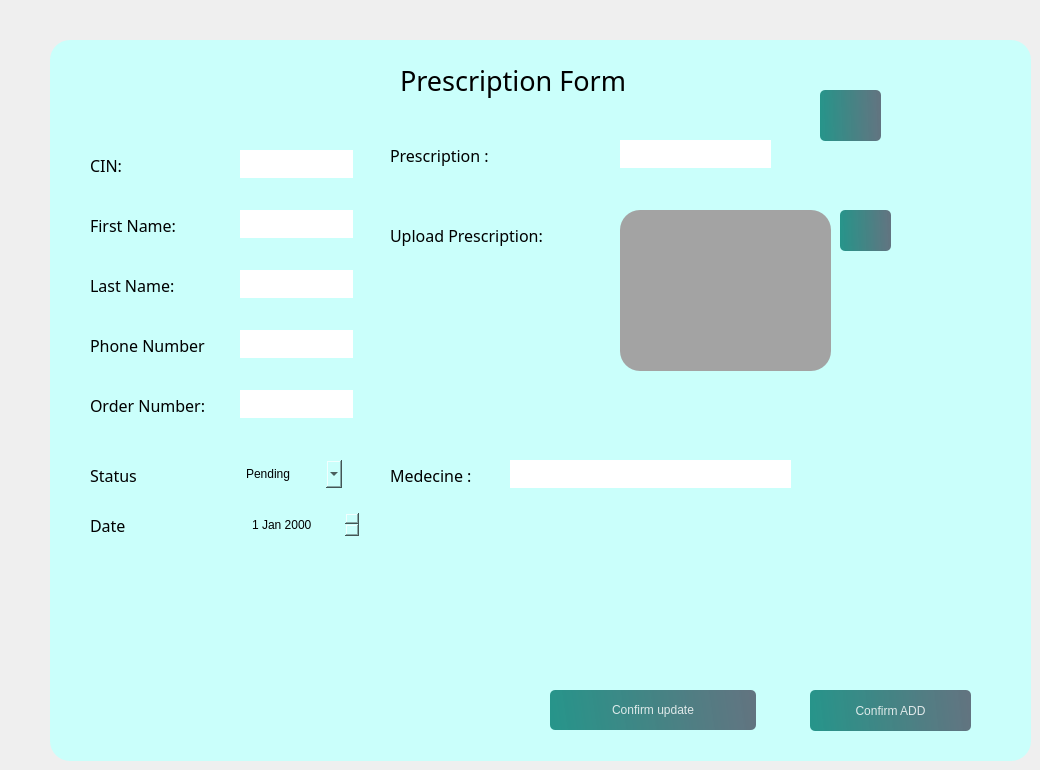
            <widget class="QWidget" name="a3">
             <widget class="QFrame" name="frame_5">
              <property name="geometry">
               <rect>
                <x>50</x>
                <y>40</y>
                <width>981</width>
                <height>721</height>
               </rect>
              </property>
              <property name="styleSheet">
               <string notr="true">

background-color: rgb(202, 255, 251);
border-radius:20px;</string>
              </property>
              <property name="frameShape">
               <enum>QFrame::StyledPanel</enum>
              </property>
              <property name="frameShadow">
               <enum>QFrame::Raised</enum>
              </property>
              <widget class="QPushButton" name="pushButton_22">
               <property name="geometry">
                <rect>
                 <x>770</x>
                 <y>50</y>
                 <width>61</width>
                 <height>51</height>
                </rect>
               </property>
               <property name="styleSheet">
                <string notr="true">
#pushButton_20{
color: rgb(0, 0, 0);
}
QPushButton, #pushButton_20{
	background-color: qlineargradient(spread:pad, x1:0, y1:0.505682, x2:1, y2:0.477, stop:0 rgba(11, 131, 120, 219), stop:1 rgba(85, 98, 112, 226));
	color:rgba(255, 255, 255, 210);
	border-radius:5px;
}

QPushButton#pushButton_20:hover{
	background-color: qlineargradient(spread:pad, x1:0, y1:0.505682, x2:1, y2:0.477, stop:0 rgba(150, 123, 111, 219), stop:1 rgba(85, 81, 84, 226));
}

QPushButton#pushButton_20:pressed{
	padding-left:5px;
	padding-top:5px;
	background-color:rgba(150, 123, 111, 255);
}
</string>
               </property>
               <property name="text">
                <string/>
               </property>
               <property name="icon">
                <iconset resource="resource.qrc">
                 <normaloff>:/img/img/trash-2.svg</normaloff>:/img/img/trash-2.svg</iconset>
               </property>
               <property name="checkable">
                <bool>true</bool>
               </property>
               <property name="autoExclusive">
                <bool>true</bool>
               </property>
              </widget>
              <widget class="QLabel" name="label_16">
               <property name="geometry">
                <rect>
                 <x>40</x>
                 <y>110</y>
                 <width>111</width>
                 <height>31</height>
                </rect>
               </property>
               <property name="font">
                <font>
                 <family>Bell MT</family>
                 <pointsize>12</pointsize>
                 <bold>false</bold>
                </font>
               </property>
               <property name="styleSheet">
                <string notr="true">color: rgb(0, 0, 0);
</string>
               </property>
               <property name="text">
                <string>CIN:</string>
               </property>
              </widget>
              <widget class="QLabel" name="label_17">
               <property name="geometry">
                <rect>
                 <x>40</x>
                 <y>170</y>
                 <width>111</width>
                 <height>31</height>
                </rect>
               </property>
               <property name="font">
                <font>
                 <family>Bell MT</family>
                 <pointsize>12</pointsize>
                 <bold>false</bold>
                </font>
               </property>
               <property name="styleSheet">
                <string notr="true">color: rgb(0, 0, 0);</string>
               </property>
               <property name="text">
                <string>First Name:</string>
               </property>
              </widget>
              <widget class="QLabel" name="label_18">
               <property name="geometry">
                <rect>
                 <x>40</x>
                 <y>230</y>
                 <width>111</width>
                 <height>31</height>
                </rect>
               </property>
               <property name="font">
                <font>
                 <family>Bell MT</family>
                 <pointsize>12</pointsize>
                 <bold>false</bold>
                </font>
               </property>
               <property name="styleSheet">
                <string notr="true">color: rgb(0, 0, 0);</string>
               </property>
               <property name="text">
                <string>Last Name:</string>
               </property>
              </widget>
              <widget class="QLabel" name="label_19">
               <property name="geometry">
                <rect>
                 <x>40</x>
                 <y>290</y>
                 <width>141</width>
                 <height>31</height>
                </rect>
               </property>
               <property name="font">
                <font>
                 <family>Bell MT</family>
                 <pointsize>12</pointsize>
                 <bold>false</bold>
                </font>
               </property>
               <property name="styleSheet">
                <string notr="true">color: rgb(0, 0, 0);</string>
               </property>
               <property name="text">
                <string>Phone Number</string>
               </property>
              </widget>
              <widget class="QLabel" name="label_20">
               <property name="geometry">
                <rect>
                 <x>40</x>
                 <y>420</y>
                 <width>131</width>
                 <height>31</height>
                </rect>
               </property>
               <property name="font">
                <font>
                 <family>Bell MT</family>
                 <pointsize>12</pointsize>
                 <bold>false</bold>
                </font>
               </property>
               <property name="styleSheet">
                <string notr="true">color: rgb(0, 0, 0);</string>
               </property>
               <property name="text">
                <string>Status </string>
               </property>
              </widget>
              <widget class="QLabel" name="label_21">
               <property name="geometry">
                <rect>
                 <x>340</x>
                 <y>420</y>
                 <width>111</width>
                 <height>31</height>
                </rect>
               </property>
               <property name="font">
                <font>
                 <family>Bell MT</family>
                 <pointsize>12</pointsize>
                 <bold>false</bold>
                </font>
               </property>
               <property name="styleSheet">
                <string notr="true">color: rgb(0, 0, 0);</string>
               </property>
               <property name="text">
                <string>Medecine :</string>
               </property>
              </widget>
              <widget class="QLabel" name="label_22">
               <property name="geometry">
                <rect>
                 <x>40</x>
                 <y>350</y>
                 <width>131</width>
                 <height>31</height>
                </rect>
               </property>
               <property name="font">
                <font>
                 <family>Bell MT</family>
                 <pointsize>12</pointsize>
                 <bold>false</bold>
                </font>
               </property>
               <property name="styleSheet">
                <string notr="true">color: rgb(0, 0, 0);</string>
               </property>
               <property name="text">
                <string>Order Number:</string>
               </property>
              </widget>
              <widget class="QLineEdit" name="lineEdit_7">
               <property name="geometry">
                <rect>
                 <x>190</x>
                 <y>350</y>
                 <width>113</width>
                 <height>28</height>
                </rect>
               </property>
               <property name="styleSheet">
                <string notr="true">background-color: rgb(255, 255, 255);
color: rgb(0, 0, 0);</string>
               </property>
              </widget>
              <widget class="QLineEdit" name="lineEdit_8">
               <property name="geometry">
                <rect>
                 <x>460</x>
                 <y>420</y>
                 <width>281</width>
                 <height>28</height>
                </rect>
               </property>
               <property name="styleSheet">
                <string notr="true">background-color: rgb(255, 255, 255);
color: rgb(0, 0, 0);</string>
               </property>
               <property name="text">
                <string/>
               </property>
              </widget>
              <widget class="QLineEdit" name="lineEdit_11">
               <property name="geometry">
                <rect>
                 <x>190</x>
                 <y>230</y>
                 <width>113</width>
                 <height>28</height>
                </rect>
               </property>
               <property name="styleSheet">
                <string notr="true">background-color: rgb(255, 255, 255);
color: rgb(0, 0, 0);</string>
               </property>
              </widget>
              <widget class="QLineEdit" name="lineEdit_12">
               <property name="geometry">
                <rect>
                 <x>190</x>
                 <y>170</y>
                 <width>113</width>
                 <height>28</height>
                </rect>
               </property>
               <property name="styleSheet">
                <string notr="true">background-color: rgb(255, 255, 255);
color: rgb(0, 0, 0);</string>
               </property>
              </widget>
              <widget class="QLineEdit" name="lineEdit_13">
               <property name="geometry">
                <rect>
                 <x>190</x>
                 <y>110</y>
                 <width>113</width>
                 <height>28</height>
                </rect>
               </property>
               <property name="styleSheet">
                <string notr="true">background-color: rgb(255, 255, 255);
color: rgb(0, 0, 0);</string>
               </property>
              </widget>
              <widget class="QLabel" name="label_23">
               <property name="geometry">
                <rect>
                 <x>340</x>
                 <y>100</y>
                 <width>161</width>
                 <height>31</height>
                </rect>
               </property>
               <property name="font">
                <font>
                 <family>Bell MT</family>
                 <pointsize>12</pointsize>
                 <bold>false</bold>
                </font>
               </property>
               <property name="styleSheet">
                <string notr="true">color: rgb(0, 0, 0);</string>
               </property>
               <property name="text">
                <string>Prescription :</string>
               </property>
              </widget>
              <widget class="QLineEdit" name="lineEdit_14">
               <property name="geometry">
                <rect>
                 <x>570</x>
                 <y>100</y>
                 <width>151</width>
                 <height>28</height>
                </rect>
               </property>
               <property name="styleSheet">
                <string notr="true">background-color: rgb(255, 255, 255);
color: rgb(0, 0, 0);</string>
               </property>
              </widget>
              <widget class="QLabel" name="label_25">
               <property name="geometry">
                <rect>
                 <x>340</x>
                 <y>180</y>
                 <width>201</width>
                 <height>31</height>
                </rect>
               </property>
               <property name="font">
                <font>
                 <family>Bell MT</family>
                 <pointsize>12</pointsize>
                 <bold>false</bold>
                </font>
               </property>
               <property name="styleSheet">
                <string notr="true">color: rgb(0, 0, 0);</string>
               </property>
               <property name="text">
                <string>Upload Prescription:</string>
               </property>
              </widget>
              <widget class="QFrame" name="frame_6">
               <property name="geometry">
                <rect>
                 <x>570</x>
                 <y>170</y>
                 <width>211</width>
                 <height>161</height>
                </rect>
               </property>
               <property name="styleSheet">
                <string notr="true">background-color: rgb(163, 163, 163);</string>
               </property>
               <property name="frameShape">
                <enum>QFrame::StyledPanel</enum>
               </property>
               <property name="frameShadow">
                <enum>QFrame::Raised</enum>
               </property>
              </widget>
              <widget class="QPushButton" name="aa">
               <property name="geometry">
                <rect>
                 <x>500</x>
                 <y>650</y>
                 <width>206</width>
                 <height>40</height>
                </rect>
               </property>
               <property name="maximumSize">
                <size>
                 <width>16777215</width>
                 <height>16777213</height>
                </size>
               </property>
               <property name="styleSheet">
                <string notr="true">
#pushButton_aa{
color: rgb(0, 0, 0);
}
QPushButton, #pushButton_aa{
	background-color: qlineargradient(spread:pad, x1:0, y1:0.505682, x2:1, y2:0.477, stop:0 rgba(11, 131, 120, 219), stop:1 rgba(85, 98, 112, 226));
	color:rgba(255, 255, 255, 210);
	border-radius:5px;
}

QPushButton#pushButton_aa:hover{
	background-color: qlineargradient(spread:pad, x1:0, y1:0.505682, x2:1, y2:0.477, stop:0 rgba(150, 123, 111, 219), stop:1 rgba(85, 81, 84, 226));
}

QPushButton#pushButton_aa:pressed{
	padding-left:5px;
	padding-top:5px;
	background-color:rgba(150, 123, 111, 255);
}
</string>
               </property>
               <property name="text">
                <string>Confirm update</string>
               </property>
               <property name="icon">
                <iconset resource="resource.qrc">
                 <normaloff>:/img/img/check-circle.svg</normaloff>:/img/img/check-circle.svg</iconset>
               </property>
              </widget>
              <widget class="QPushButton" name="p9_3">
               <property name="geometry">
                <rect>
                 <x>760</x>
                 <y>650</y>
                 <width>161</width>
                 <height>41</height>
                </rect>
               </property>
               <property name="maximumSize">
                <size>
                 <width>16777215</width>
                 <height>16777213</height>
                </size>
               </property>
               <property name="styleSheet">
                <string notr="true">
#pushButton_bb{
color: rgb(0, 0, 0);
}
QPushButton, #pushButton_bb{
	background-color: qlineargradient(spread:pad, x1:0, y1:0.505682, x2:1, y2:0.477, stop:0 rgba(11, 131, 120, 219), stop:1 rgba(85, 98, 112, 226));
	color:rgba(255, 255, 255, 210);
	border-radius:5px;
}

QPushButton#pushButton_bb:hover{
	background-color: qlineargradient(spread:pad, x1:0, y1:0.505682, x2:1, y2:0.477, stop:0 rgba(150, 123, 111, 219), stop:1 rgba(85, 81, 84, 226));
}

QPushButton#pushButton_bb:pressed{
	padding-left:5px;
	padding-top:5px;
	background-color:rgba(150, 123, 111, 255);
}
</string>
               </property>
               <property name="text">
                <string>Confirm ADD</string>
               </property>
               <property name="icon">
                <iconset resource="resource.qrc">
                 <normaloff>:/img/img/plus-circle.svg</normaloff>:/img/img/plus-circle.svg</iconset>
               </property>
              </widget>
              <widget class="QLabel" name="label_26">
               <property name="geometry">
                <rect>
                 <x>350</x>
                 <y>20</y>
                 <width>271</width>
                 <height>41</height>
                </rect>
               </property>
               <property name="font">
                <font>
                 <family>Bell MT</family>
                 <pointsize>20</pointsize>
                 <bold>false</bold>
                </font>
               </property>
               <property name="styleSheet">
                <string notr="true">color: rgb(0, 0, 0);</string>
               </property>
               <property name="text">
                <string>Prescription Form</string>
               </property>
              </widget>
              <widget class="QPushButton" name="pushButton_30">
               <property name="geometry">
                <rect>
                 <x>790</x>
                 <y>170</y>
                 <width>51</width>
                 <height>41</height>
                </rect>
               </property>
               <property name="styleSheet">
                <string notr="true">
#pushButton_20{
color: rgb(0, 0, 0);
}
QPushButton, #pushButton_20{
	background-color: qlineargradient(spread:pad, x1:0, y1:0.505682, x2:1, y2:0.477, stop:0 rgba(11, 131, 120, 219), stop:1 rgba(85, 98, 112, 226));
	color:rgba(255, 255, 255, 210);
	border-radius:5px;
}

QPushButton#pushButton_20:hover{
	background-color: qlineargradient(spread:pad, x1:0, y1:0.505682, x2:1, y2:0.477, stop:0 rgba(150, 123, 111, 219), stop:1 rgba(85, 81, 84, 226));
}

QPushButton#pushButton_20:pressed{
	padding-left:5px;
	padding-top:5px;
	background-color:rgba(150, 123, 111, 255);
}
</string>
               </property>
               <property name="text">
                <string/>
               </property>
               <property name="icon">
                <iconset resource="resource.qrc">
                 <normaloff>:/img/img/upload.svg</normaloff>:/img/img/upload.svg</iconset>
               </property>
               <property name="checkable">
                <bool>true</bool>
               </property>
               <property name="autoExclusive">
                <bool>true</bool>
               </property>
              </widget>
              <widget class="QLineEdit" name="lineEdit_15">
               <property name="geometry">
                <rect>
                 <x>190</x>
                 <y>290</y>
                 <width>113</width>
                 <height>28</height>
                </rect>
               </property>
               <property name="styleSheet">
                <string notr="true">background-color: rgb(255, 255, 255);
color: rgb(0, 0, 0);</string>
               </property>
              </widget>
              <widget class="QComboBox" name="comboBox_2">
               <property name="geometry">
                <rect>
                 <x>191</x>
                 <y>420</y>
                 <width>101</width>
                 <height>28</height>
                </rect>
               </property>
               <property name="styleSheet">
                <string notr="true">color: rgb(255, 255, 255);
color: rgb(0, 0, 0);</string>
               </property>
               <item>
                <property name="text">
                 <string>Pending</string>
                </property>
               </item>
               <item>
                <property name="text">
                 <string>Expired</string>
                </property>
               </item>
               <item>
                <property name="text">
                 <string>Filled</string>
                </property>
               </item>
              </widget>
              <widget class="QLabel" name="label_149">
               <property name="geometry">
                <rect>
                 <x>40</x>
                 <y>470</y>
                 <width>131</width>
                 <height>31</height>
                </rect>
               </property>
               <property name="font">
                <font>
                 <family>Bell MT</family>
                 <pointsize>12</pointsize>
                 <bold>false</bold>
                </font>
               </property>
               <property name="styleSheet">
                <string notr="true">color: rgb(0, 0, 0);</string>
               </property>
               <property name="text">
                <string>Date</string>
               </property>
              </widget>
              <widget class="QDateEdit" name="dateEdit_11">
               <property name="geometry">
                <rect>
                 <x>200</x>
                 <y>470</y>
                 <width>110</width>
                 <height>29</height>
                </rect>
               </property>
               <property name="styleSheet">
                <string notr="true">color: rgb(0, 0, 0);</string>
               </property>
              </widget>
             </widget>
            </widget>
